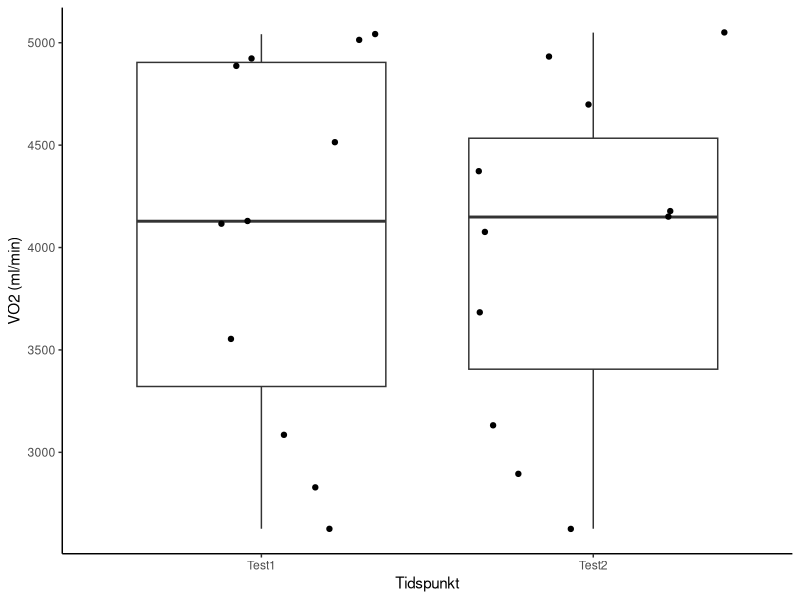

This chart was generated by the following R code:
## ---- chunk 1
library(readxl)
library(tidyverse)
# Legger inn datasett fra excel
Dat <- read_excel("Data/vo2maksTest.xlsx") %>%
  mutate(diff = test2 - test1) %>%
  # Regner ut prosentvis endring med sd
  summarise(s = sd(diff),
            te = s / sqrt(2),
            m = mean(c(test1, test2)),
            cv = (te / m) * 100) 
cv <- round(Dat$cv, 2)
Standardavik <- round(Dat$s, 2)
## ---- chunk 2
library(tidyverse)
library(readxl)
ark3 <- read_excel("Data/vo2maksTestark2.xlsx")
ark3
# Lager boxplot per gruppe
ggplot(ark3, aes(tid, vo2)) + geom_boxplot() + geom_jitter() +
labs(x = "Tidspunkt",
     y = "VO2 (ml/min)") +
  theme_classic() 
